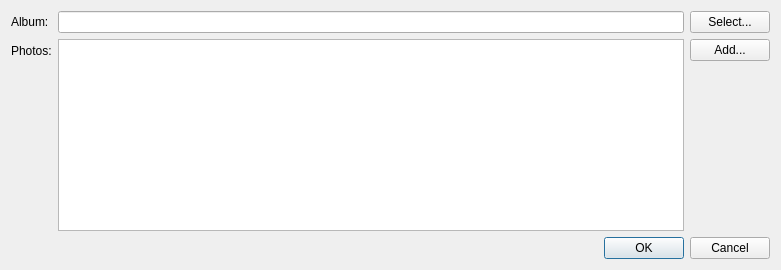
<?xml version="1.0" encoding="UTF-8"?>
<ui version="4.0">
 <class>UploadPhotosDialog</class>
 <widget class="QDialog" name="UploadPhotosDialog">
  <property name="geometry">
   <rect>
    <x>0</x>
    <y>0</y>
    <width>781</width>
    <height>270</height>
   </rect>
  </property>
  <property name="windowTitle">
   <string>Upload photos</string>
  </property>
  <layout class="QFormLayout" name="formLayout">
   <item row="0" column="0">
    <widget class="QLabel" name="label">
     <property name="text">
      <string>Album:</string>
     </property>
    </widget>
   </item>
   <item row="0" column="1">
    <layout class="QHBoxLayout" name="horizontalLayout">
     <item>
      <widget class="QLineEdit" name="AlbumName_">
       <property name="readOnly">
        <bool>true</bool>
       </property>
      </widget>
     </item>
     <item>
      <widget class="QPushButton" name="SelectAlbumButton_">
       <property name="text">
        <string>Select...</string>
       </property>
       <property name="icon">
        <iconset theme="edit-select"/>
       </property>
      </widget>
     </item>
    </layout>
   </item>
   <item row="1" column="0">
    <widget class="QLabel" name="label_2">
     <property name="text">
      <string>Photos:</string>
     </property>
    </widget>
   </item>
   <item row="1" column="1">
    <layout class="QHBoxLayout" name="horizontalLayout_2" stretch="0,0">
     <item>
      <widget class="QListView" name="PhotosView_">
       <property name="sizePolicy">
        <sizepolicy hsizetype="Expanding" vsizetype="Expanding">
         <horstretch>2</horstretch>
         <verstretch>2</verstretch>
        </sizepolicy>
       </property>
       <property name="isWrapping" stdset="0">
        <bool>true</bool>
       </property>
       <property name="gridSize">
        <size>
         <width>96</width>
         <height>96</height>
        </size>
       </property>
       <property name="viewMode">
        <enum>QListView::IconMode</enum>
       </property>
      </widget>
     </item>
     <item>
      <layout class="QVBoxLayout" name="verticalLayout">
       <item>
        <widget class="QPushButton" name="AddPhotoButton_">
         <property name="text">
          <string>Add...</string>
         </property>
         <property name="icon">
          <iconset theme="list-add"/>
         </property>
        </widget>
       </item>
       <item>
        <spacer name="verticalSpacer">
         <property name="orientation">
          <enum>Qt::Vertical</enum>
         </property>
         <property name="sizeHint" stdset="0">
          <size>
           <width>20</width>
           <height>40</height>
          </size>
         </property>
        </spacer>
       </item>
      </layout>
     </item>
    </layout>
   </item>
   <item row="2" column="1">
    <widget class="QDialogButtonBox" name="ButtonBox_">
     <property name="orientation">
      <enum>Qt::Horizontal</enum>
     </property>
     <property name="standardButtons">
      <set>QDialogButtonBox::Cancel|QDialogButtonBox::Ok</set>
     </property>
    </widget>
   </item>
  </layout>
 </widget>
 <resources/>
 <connections>
  <connection>
   <sender>ButtonBox_</sender>
   <signal>accepted()</signal>
   <receiver>UploadPhotosDialog</receiver>
   <slot>accept()</slot>
   <hints>
    <hint type="sourcelabel">
     <x>248</x>
     <y>254</y>
    </hint>
    <hint type="destinationlabel">
     <x>157</x>
     <y>274</y>
    </hint>
   </hints>
  </connection>
  <connection>
   <sender>ButtonBox_</sender>
   <signal>rejected()</signal>
   <receiver>UploadPhotosDialog</receiver>
   <slot>reject()</slot>
   <hints>
    <hint type="sourcelabel">
     <x>316</x>
     <y>260</y>
    </hint>
    <hint type="destinationlabel">
     <x>286</x>
     <y>274</y>
    </hint>
   </hints>
  </connection>
 </connections>
</ui>
